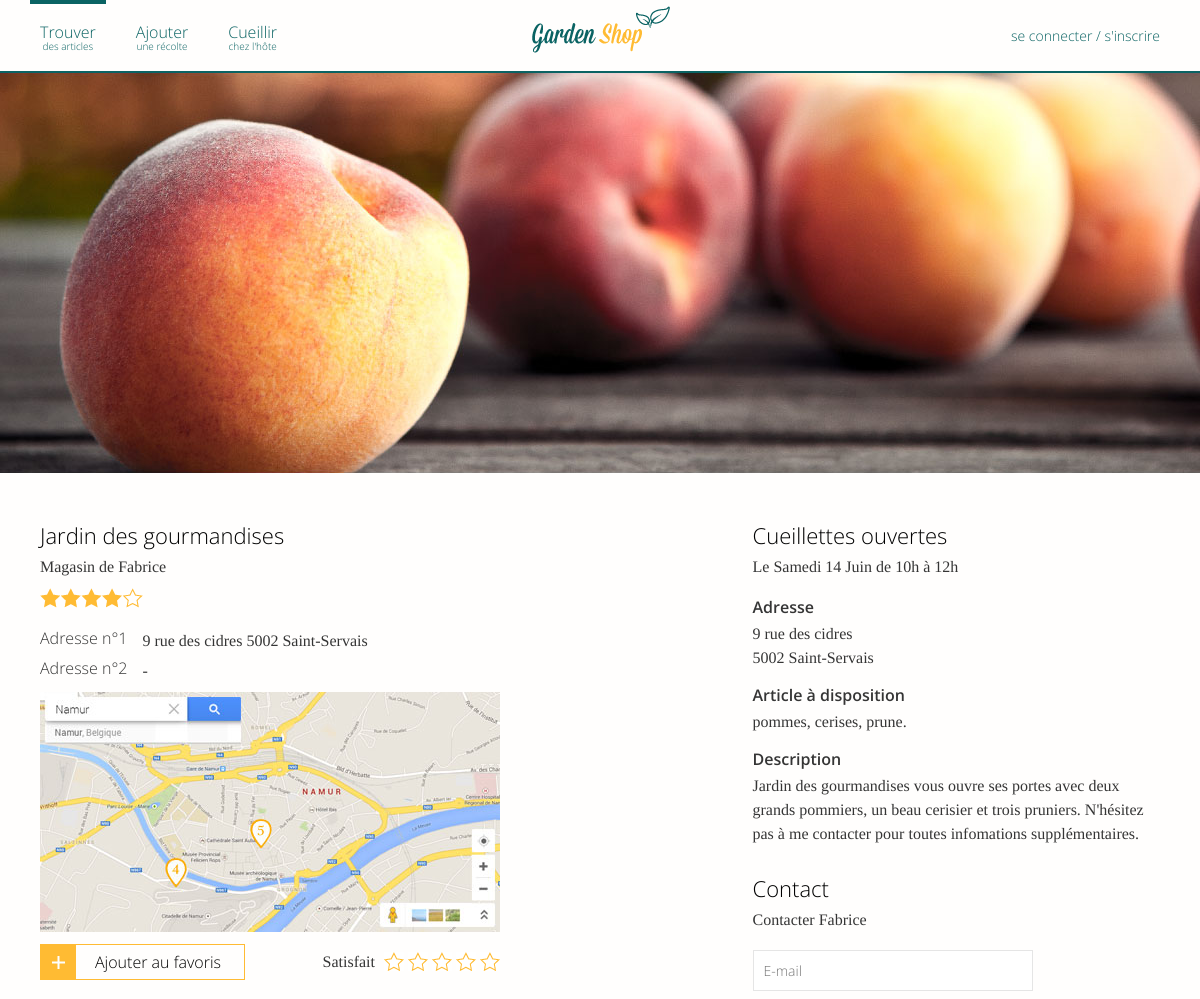
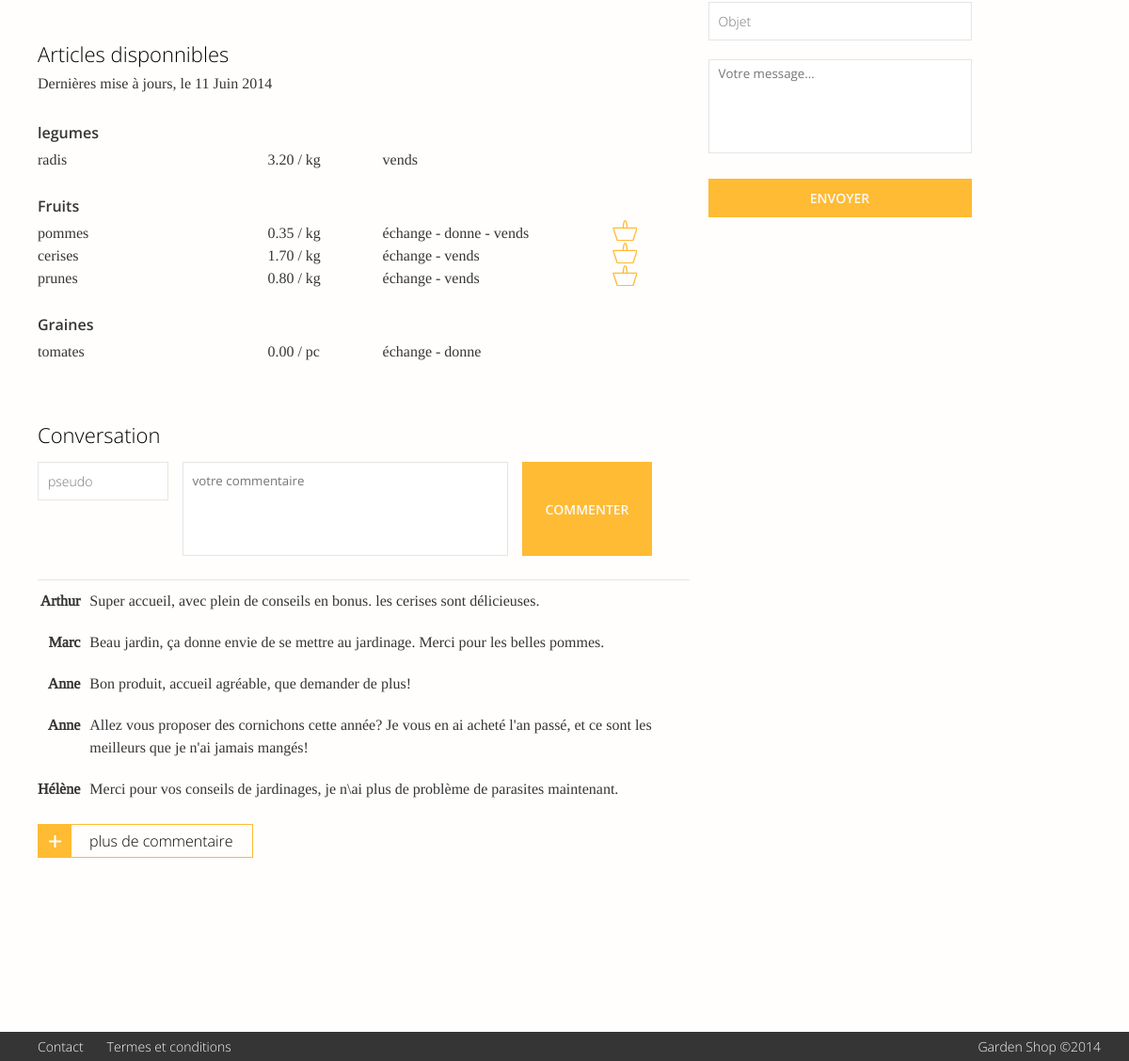
The page /www.evelynedubois.be_tfe/contact-magasin.inc.php on the database its author committed (2 pictures, top to bottom).
### tables this page shows
CREATE TABLE IF NOT EXISTS `users` (
  `id` int(255) NOT NULL AUTO_INCREMENT,
  `user` varchar(255) NOT NULL,
  `password` varchar(255) NOT NULL,
  `email` varchar(255) NOT NULL,
  `adresse_1` longtext NOT NULL,
  `adresse_2` longtext NOT NULL,
  `distance` varchar(255) NOT NULL,
  `shops` longtext NOT NULL,
  `banner` longtext NOT NULL,
  `satisfactions` int(11) NOT NULL,
  `legumes` longtext NOT NULL,
  `fruits` longtext NOT NULL,
  `graines` longtext NOT NULL,
  `confitures` longtext NOT NULL,
  `aromatiques` longtext NOT NULL,
  KEY `id` (`id`)
);

### www.evelynedubois.be_tfe/contact-magasin.inc.php (called while the page is built, shortened)
<?php
  include 'magasin.php';
?>

### www.evelynedubois.be_tfe/magasin.inc.php (called while the page is built, shortened)
<?php
  if(!isset($_GET['id'])){
    $id_magasin = mysql_query("SELECT id_magasin FROM search_result ");
    $id_magasin = mysql_fetch_array($id_magasin);
    $id_magasin = $id_magasin['id_magasin'];
  }else{
    $id_magasin = $_GET['id'];
    mysql_query("UPDATE search_result set id_magasin = '$id_magasin' ");
  }
  $sql = mysql_query("SELECT * FROM users WHERE id='$id_magasin' ");
  $element = mysql_fetch_array($sql);
  $shop = $element["shops"];
  $user = $element["user"];
  $boutique_banner = $element["banner"];
  $satisfaction = $element["satisfactions"].'_sur_5';
  $adresse_1 = unserialize($element['adresse_1']);
  $adresse_numero = $adresse_1['numero'];
  $adresse_rue = $adresse_1['rue'];
  $adresse_cp = $adresse_1['cp'];
  $adresse_ville = $adresse_1['ville'];
  $adress1 = $adresse_numero.' '.$adresse_rue.' '.$adresse_cp.' '.$adresse_ville;
  if(isset($element['adresse_2'])){
    $adresse_2 = unserialize($element['adresse_2']);
    $adresse_numero_2 = $adresse_2['numero'];
    $adresse_rue_2 = $adresse_2['rue'];
    $adresse_cp_2 = $adresse_2['cp'];
    $adresse_ville_2 = $adresse_2['ville'];
    $adress2 = $adresse_numero_2.' '.$adresse_rue_2.' '.$adresse_cp_2.' '.$adresse_ville_2;
  }
  $legumes = unserialize($element["legumes"]);
  $fruits = unserialize($element["fruits"]);
  $graines = unserialize($element["graines"]);
?>

### www.evelynedubois.be_tfe/magasin.view.php (the view, shortened to what this page needs)
<?php
if(!empty($legumes)){
  $i = 0;
  $maxi = COUNT($legumes['article_type']) - 1;
  echo '<table>
          <thead>
            <tr>
              <td colspan="4">legumes</td>
            </tr>
          </thead>
          </tbody>';
          for($i; $i <= $maxi; $i++) {
            echo '<tr>
                    <td class="articles">'.$legumes['article_type'][$i].'</td>
                    <td class="prix">'.$legumes['article_prix'][$i].'</td>
                    <td class="mode smartphone-480-hide">'.$legumes['article_modalite'][$i].'</td>
                    <td class="cueillir">';
                    echo '</td>
                  </tr>';
          }
          echo '<tbody>
        </table>';
  }
  if(!empty($fruits)){
  $i = 0;
  $maxi = COUNT($fruits['article_type']) - 1;
  echo '<table>
          <thead>
            <tr>
              <td colspan="4">Fruits</td>
            </tr>
          </thead>
          </tbody>';
          for($i; $i <= $maxi; $i++) {
            echo '<tr>
                    <td class="articles">'.$fruits['article_type'][$i].'</td>
                    <td class="prix">'.$fruits['article_prix'][$i].'</td>
                    <td class="mode smartphone-480-hide">'.$fruits['article_modalite'][$i].'</td>
                    <td class="cueillir">';
                      if($fruits['article_cueillir'][$i] == 'oui'){
                        echo '<div class="cueillir-oui">
                                <img src="images/cueillir.png" alt="à cueillir" />
                                <div class="horaire .smartphone-480-hide">
                                  <p>'.$fruits['article_adresse'][$i].'</p>
                                  <p>'.$fruits['article_jour'][$i].'</p>
                                  <p>'.$fruits['article_heure'][$i].'</p>
                                </div>
                              </div>';
                      }
                    echo '</td>
                  </tr>';
          }
          echo '<tbody>
        </table>';
  }
  if(!empty($graines)){
  $i = 0;
  $maxi = COUNT($graines['article_type']) - 1;
  echo '<table>
          <thead>
            <tr>
              <td colspan="4">Graines</td>
            </tr>
          </thead>
          </tbody>';
          for($i; $i <= $maxi; $i++) {
            echo '<tr>
                    <td class="articles">'.$graines['article_type'][$i].'</td>
                    <td class="prix">'.$graines['article_prix'][$i].'</td>
                    <td class="mode smartphone-480-hide">'.$graines['article_modalite'][$i].'</td>
                    <td class="cueillir">';
                    echo '</td>
                  </tr>';
          }
          echo '<tbody>
        </table>';
  }
?>

### www.evelynedubois.be_tfe/magasin.php (shortened to what this page needs)
<?php
  include 'magasin.inc.php';
?>
<!DOCTYPE html>
<html>
    <head>
        <link rel="stylesheet" type="text/css" href="css/reset.css">
        <link rel="stylesheet" type="text/css" href="css/magnific-popup.css">
        <link rel="stylesheet" type="text/css" href="css/style.css">
    </head>
    <body>
    	<header>
            <div class="container">
                <nav id="main-menu">
                    <ul id="main-menu_links">
                        <li><a class="current" href="acheter.php">Trouver<span>des articles</span></a></li>
                        <li><a href="
                          <?php
                            if(isset($_SESSION["id"])){
                              if(isset($_SESSION["shop"]) && $_SESSION["shop"] != "" ){
                                echo 'vendre.php';
                              }else{
                                echo '#create_shop-popup" class="open-popup-link';
                              }
                            }else{
                              echo '#connexion-popup" class="open-popup-link';
                            }
                          ?>
                          ">Ajouter<span>une récolte</span></a></li>
                        <li><a href="cueillettes.php">Cueillir<span>chez l'hôte</span></a></li>
                    </ul>
                    <a id="logo" href="index.php">Garden Shop</a>
                    <ul id="main-menu_account">
                      <?php
                        if(isset($_SESSION["user"])){
                          echo '<li><a href="profil.php">'.$_SESSION["user"].'</a></li>';
                          echo '<li><a href="logout.php">Se déconnecter</a></li>';
                        }else{
                          echo '<li><a class="open-popup-link" href="#connexion-popup">se connecter / s\'inscrire</a></li>';
                        }
                      ?>
                    </ul>
                </nav>
            </div>
    	</header>
      <div id="banner" class="<?php echo $boutique_banner; ?>"></div>
        <div class="container">
            <div id="content" class="page-magasin">
            <div id="information-magasin">
                <section>
                    <h2><?php echo $shop ?></span></h2>
                    <p>Magasin de <strong><?php echo $user ?></strong></p>
                    <img id="satisfaction" src="<?php echo " images/$satisfaction.png"; ?>" alt="<?php echo $satisfaction; ?>" />
                    <ul>
                      <li><span>Adresse n°1</span><p><?php echo $adress1 ?></p></li>
                      <li><span>Adresse n°2</span><p><?php if(($adress2 == "/ / / /")){echo '-';}else{ echo $adress2;} ?></p></li>
                    </ul>
                    <div id="googlemap-magasin"></div>
                    <div id="action">
                            <a class="button-more" id="fav-button" href="#">Ajouter au favoris</a>
                        <p>
                          <span>Satisfait</span>
                          <img src="images/star_0.png" id='_1' onclick="valider()" onmouseover="rate(1)" />
                          <img src="images/star_0.png" id='_2' onclick="valider()"  onmouseover="rate(2)" />
                          <img src="images/star_0.png" id='_3' onclick="valider()"  onmouseover="rate(3)" />
                          <img src="images/star_0.png" id='_4' onclick="valider()"  onmouseover="rate(4)" />
                          <img src="images/star_0.png" id='_5' onclick="valider()"  onmouseover="rate(5)" />
                        </p>
                    </div>
                </section>
                <section>
                    <h2>Articles disponnibles</h2>
                    <p>Dernières mise à jours, le 11 Juin 2014</p>
                    <?php include 'magasin.view.php'; ?>
                </section>
                <section>
                   <h2>Conversation</h2>
                    <form action="javascript:void(0)" method="post" id="add-conversation">
                      <input type="text" placeholder="pseudo">
                      <textarea placeholder="votre commentaire"></textarea>
                      <input type="submit" value="commenter">
                    </form>
                    <?php
                    if($id_magasin == 1){
                      echo '
                      <table id="conversation">
                          <tr>
                            <td class="pseudo">Arthur</td>
                            <td class="message">Super accueil, avec plein de conseils en bonus. les cerises sont délicieuses.</td>
                          </tr>
                          <tr>
                            <td class="pseudo">Marc</td>
                            <td class="message">Beau jardin, ça donne envie de se mettre au jardinage. Merci pour les belles pommes.</td>
                          </tr>
                          <tr>
                            <td class="pseudo">Anne</td>
                            <td class="message">Bon produit, accueil agréable, que demander de plus!</td>
                          </tr>
                          <tr>
                            <td class="pseudo">Anne</td>
                            <td class="message">Allez vous proposer des cornichons cette année? Je vous en ai acheté l\'an passé, et ce sont les meilleurs que je n\'ai jamais mangés!</td>
                          </tr>
                          <tr>
                            <td class="pseudo">Hélène</td>
                            <td class="message">Merci pour vos conseils de jardinages, je n\ai plus de problème de parasites maintenant.</td>
                          </tr>
                        </table>
                        <div class="button">
                          <a class="button-more disable" href="javascript:void(0)">plus de commentaire</a>
                        </div>
                        ';
                    }
                    ?>
                </section>
            </div>
            <aside id="magasin-sidebar">
                <div id="jardin-ouvert">
                  <?php
                    if($id_magasin == 1){
                      echo '
                        <h2>Cueillettes ouvertes</h2>
                        <p>Le Samedi 14 Juin de 10h à 12h</p>
                        <p class="label">Adresse</p>
                        <p class="no-padding">9 rue des cidres</p>
                        <p class="no-padding">5002 Saint-Servais</p>
                        <p class="label">Article à disposition</p>
                        <p class="no-padding">pommes, cerises, prune.</p>
                        <p class="label">Description</p>
                        <p class="no-padding">Jardin des gourmandises vous ouvre ses portes avec deux grands pommiers, un beau cerisier et trois pruniers. N\'hésitez pas à me contacter pour toutes infomations supplémentaires.</p>';
                    }
                    ?>
                </div>
                <div id="contact-magasin">
                    <h2>Contact</h2>
                    <p>Contacter <?php echo $user ?></p>
                    <form action="contact-magasin.inc.php" method="post">
                        <fieldset id="annonce">
                            <input type="text" name="email" placeholder="E-mail" value="<?php if( !empty( $_POST['email'] ) ) echo $_POST['email']; ?>"/>
                            <input type="text" name="object" placeholder="Objet" value="<?php if( !empty( $_POST['object'] ) ) echo $_POST['object']; ?>"/>
                            <textarea name="message" placeholder="Votre message..."><?php if( !empty( $_POST['message'] ) ) echo $_POST['message']; ?></textarea>
                            <input type="submit" name="submit" value="Envoyer">
                        </fieldset>
                    </form>
                </div>
            </aside>
            </div>
        </div>
        <footer id="footer-magasin">
          <div class="container">
            <ul id="footer-menu">
              <li><a href="contact.php">Contact</a></li>
              <li><a href="terms.php">Termes et conditions</a></li>
            </ul>
            <strong>Garden Shop ©2014</strong>
          </div>
        </footer>
    </body>
</html>

### rows shown on the page
users: shops "Jardin des gourmandises", user "Fabrice", adresse_1 "9 rue des cidres 5002 Saint-Servais", legumes "radis", legumes "3.20 / kg", legumes "vends", fruits "pommes", fruits "0.35 / kg", fruits "échange - donne - vends", fruits "cerises", fruits "1.70 / kg", fruits "échange - vends", fruits "prunes", fruits "0.80 / kg", graines "tomates", graines "0.00 / pc", graines "échange - donne"
